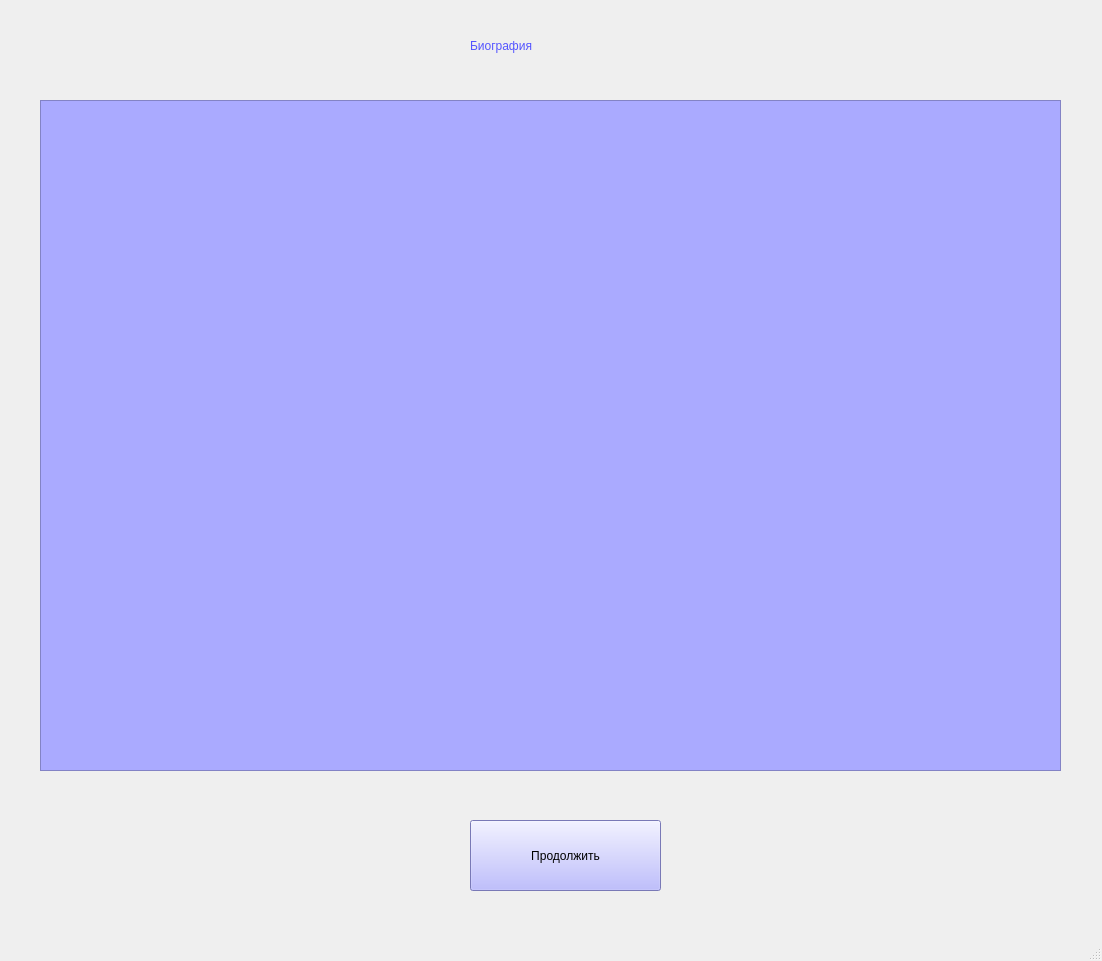
<?xml version="1.0" encoding="UTF-8"?>
<ui version="4.0">
 <class>MainWindow</class>
 <widget class="QMainWindow" name="MainWindow">
  <property name="geometry">
   <rect>
    <x>0</x>
    <y>0</y>
    <width>1102</width>
    <height>961</height>
   </rect>
  </property>
  <property name="windowTitle">
   <string>Биграфия</string>
  </property>
  <widget class="QWidget" name="centralwidget">
   <widget class="QLabel" name="label">
    <property name="geometry">
     <rect>
      <x>470</x>
      <y>10</y>
      <width>161</width>
      <height>71</height>
     </rect>
    </property>
    <property name="styleSheet">
     <string notr="true">font: 18pt &quot;MS Shell Dlg 2&quot;;
color: rgb(85, 85, 255);</string>
    </property>
    <property name="text">
     <string>Биография</string>
    </property>
   </widget>
   <widget class="QPushButton" name="btn3">
    <property name="geometry">
     <rect>
      <x>470</x>
      <y>820</y>
      <width>191</width>
      <height>71</height>
     </rect>
    </property>
    <property name="styleSheet">
     <string notr="true">font: 14pt &quot;MS Shell Dlg 2&quot;;
background-color: rgb(170, 170, 255);</string>
    </property>
    <property name="text">
     <string>Продолжить</string>
    </property>
   </widget>
   <widget class="QTextEdit" name="textEd">
    <property name="geometry">
     <rect>
      <x>40</x>
      <y>100</y>
      <width>1021</width>
      <height>671</height>
     </rect>
    </property>
    <property name="styleSheet">
     <string notr="true">background-color: rgb(170, 170, 255);
font: 12pt &quot;MS Shell Dlg 2&quot;;</string>
    </property>
   </widget>
  </widget>
  <widget class="QMenuBar" name="menubar">
   <property name="geometry">
    <rect>
     <x>0</x>
     <y>0</y>
     <width>1102</width>
     <height>26</height>
    </rect>
   </property>
  </widget>
  <widget class="QStatusBar" name="statusbar"/>
 </widget>
 <resources/>
 <connections/>
</ui>
